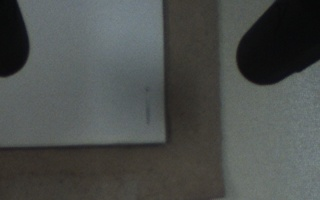
#> input picture cv_test_images/gardinen_zu_licht_an.jpg, 320 x 200 px, found by its file name
$ python detect_staple_on_image.py
#> lines starting #> are read from the running program, lines starting #| are printed output that depends on the picture; after the words box and inside, x2 and y2 are one past the last pixel; in counts of white or black regions, pixels touching at a corner belong together
#!/usr/bin/env python
#-*- coding:utf-8 -*-
import cv2 as cv
import sys
import numpy as np
from matplotlib import pyplot as plot


def main():
    #calculations
    kernel = np.ones((7,3), np.uint8)
    img = cv.imread("/home/user/schuermann_BA/cv_tests/gardinen_zu_licht_an.jpg", 0) #die 0 wandelt das bild direkt zu Grayscale
#> img: shape (200, 320); min 7, max 132, mean 77.5
    gauss_blur = cv.GaussianBlur(img, (5,5), 0)
    gauss_gauss = cv.adaptiveThreshold(gauss_blur, 255, cv.ADAPTIVE_THRESH_GAUSSIAN_C, cv.THRESH_BINARY_INV, 11, 2)
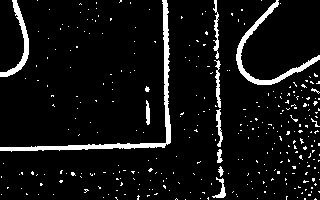
#> gauss_gauss: shape (200, 320); 7% white; 318 white regions (306 under 20 px), largest, box (x1, y1, x2, y2) and area: (0, 0, 171, 152) 1428, (236, 0, 320, 85) 849, (0, 0, 29, 77) 478
    gg_e = cv.erode(gauss_gauss, kernel)
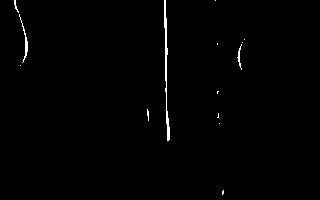
#> gg_e: shape (200, 320); 0.76% white in thin lines or dots, all inside (x1, y1, x2, y2) = (14, 0, 245, 195)
    canny = cv.Canny(img, 100, 200)
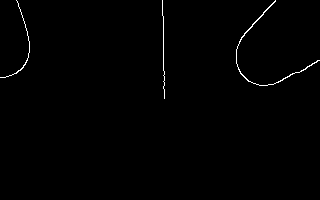
#> canny: shape (200, 320); 0.65% white in thin lines or dots, all inside (x1, y1, x2, y2) = (0, 0, 320, 99)

    #show in plot
    plot.subplot(511), plot.imshow(img, cmap = "gray"), plot.title("original"), plot.xticks([]), plot.yticks([])
    plot.subplot(512), plot.imshow(gauss_blur, cmap = "gray"), plot.title("gauss blur"), plot.xticks([]), plot.yticks([])
    plot.subplot(513), plot.imshow(gauss_gauss, cmap = "gray"), plot.title("gauss adaptive threshold after gauss blur"), plot.xticks([]), plot.yticks([])
    plot.subplot(514), plot.imshow(gg_e, cmap = "gray"), plot.title("erosion after gat after gb"), plot.xticks([]), plot.yticks([])
    plot.subplot(515), plot.imshow(canny, cmap = "gray"), plot.title("canny edge detection"), plot.xticks([]), plot.yticks([])
    plot.show()
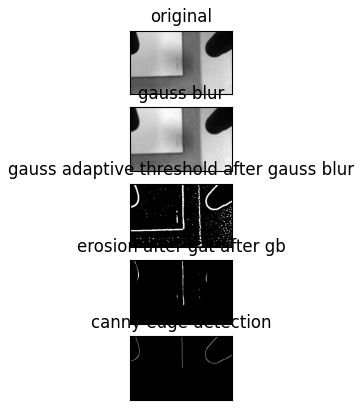
#> figure drawn by matplotlib, 5 panels
    #cv.waitKey(0)


if __name__ == "__main__":
    main()

$ run again, with cv_test_images/absoluter_Schatten.jpg copied over cv_test_images/gardinen_zu_licht_an.jpg
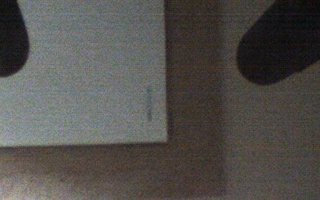
#> input picture cv_test_images/absoluter_Schatten.jpg, 320 x 200 px, found by its file name
#> in main, `gauss_gauss = cv.adaptiveThreshold(gauss_blur, 255, cv.ADAPTIVE_THRESH..`:
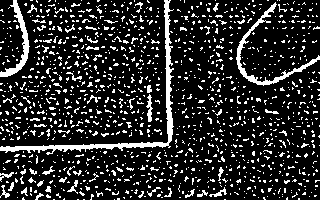
#> gauss_gauss: shape (200, 320); 16.7% white in thin lines or dots
#> gg_e: shape (200, 320); 0.59% white in thin lines or dots, all inside (x1, y1, x2, y2) = (7, 0, 253, 139)
#> in main, `canny = cv.Canny(img, 100, 200)`:
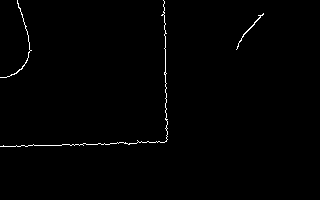
#> canny: shape (200, 320); 0.78% white in thin lines or dots, all inside (x1, y1, x2, y2) = (0, 0, 264, 147)

$ run again, with cv_test_images/gzla_2.jpg copied over cv_test_images/gardinen_zu_licht_an.jpg
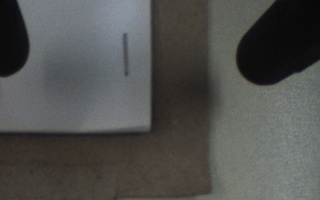
#> input picture cv_test_images/gzla_2.jpg, 320 x 200 px, found by its file name
#> in main, `gauss_gauss = cv.adaptiveThreshold(gauss_blur, 255, cv.ADAPTIVE_THRESH..`:
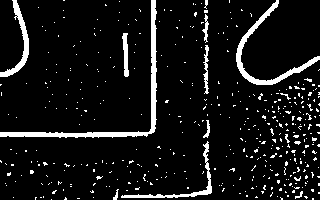
#> gauss_gauss: shape (200, 320); 8.2% white; 421 white regions (408 under 20 px), largest, box (x1, y1, x2, y2) and area: (0, 0, 157, 138) 1375, (236, 0, 320, 85) 855, (0, 0, 29, 77) 493
#> gg_e: shape (200, 320); 0.93% white in thin lines or dots, all inside (x1, y1, x2, y2) = (14, 0, 278, 191)
#> in main, `canny = cv.Canny(img, 100, 200)`:
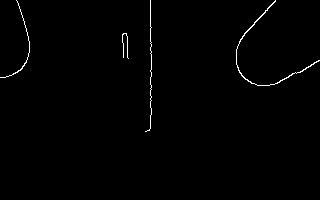
#> canny: shape (200, 320); 0.8% white in thin lines or dots, all inside (x1, y1, x2, y2) = (0, 0, 320, 132)
